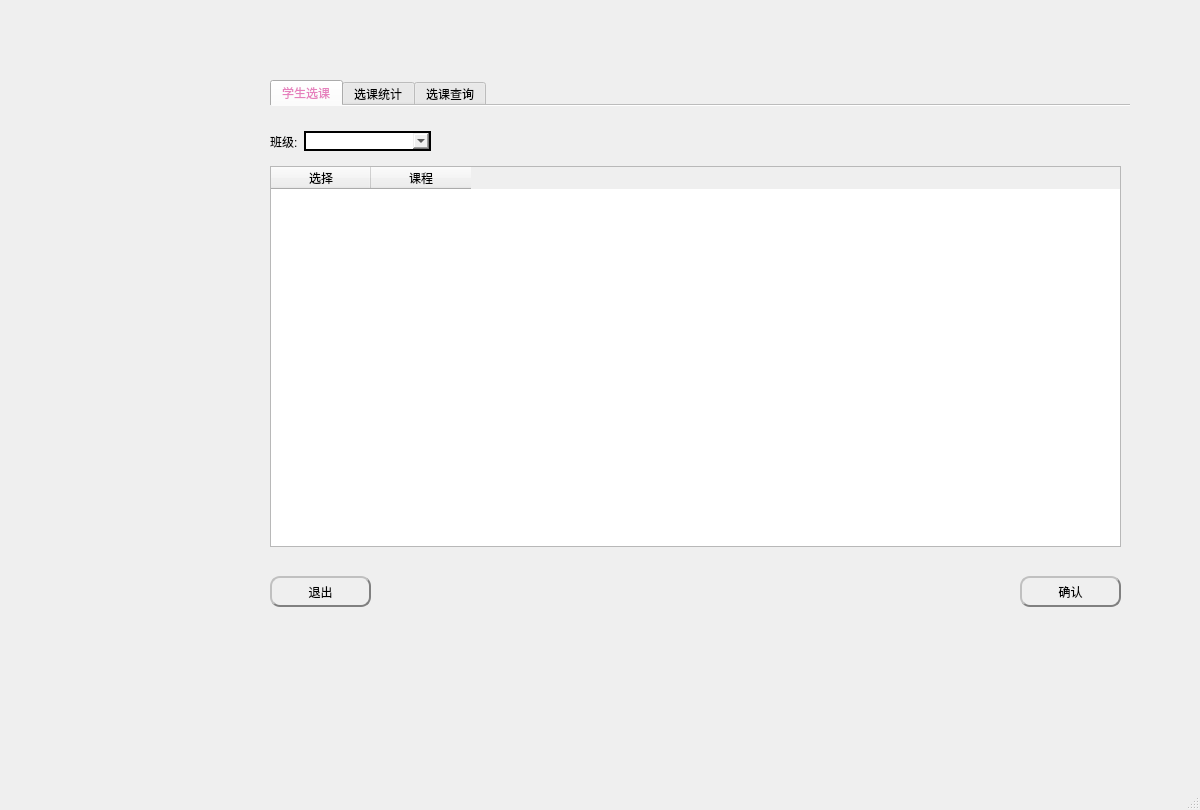
<?xml version="1.0" encoding="UTF-8"?>
<ui version="4.0">
 <class>MainWindow</class>
 <widget class="QMainWindow" name="MainWindow">
  <property name="windowModality">
   <enum>Qt::ApplicationModal</enum>
  </property>
  <property name="geometry">
   <rect>
    <x>0</x>
    <y>0</y>
    <width>1200</width>
    <height>810</height>
   </rect>
  </property>
  <property name="minimumSize">
   <size>
    <width>1200</width>
    <height>810</height>
   </size>
  </property>
  <property name="maximumSize">
   <size>
    <width>1200</width>
    <height>810</height>
   </size>
  </property>
  <property name="windowTitle">
   <string>学生选课系统</string>
  </property>
  <property name="windowIcon">
   <iconset resource="icons.qrc">
    <normaloff>:/1/icons/window_icon.png</normaloff>:/1/icons/window_icon.png</iconset>
  </property>
  <property name="styleSheet">
   <string notr="true">font: 10pt &quot;微软雅黑&quot;;</string>
  </property>
  <property name="unifiedTitleAndToolBarOnMac">
   <bool>false</bool>
  </property>
  <widget class="QWidget" name="centralwidget">
   <widget class="QTabWidget" name="tabWidget">
    <property name="geometry">
     <rect>
      <x>270</x>
      <y>80</y>
      <width>860</width>
      <height>560</height>
     </rect>
    </property>
    <property name="minimumSize">
     <size>
      <width>860</width>
      <height>560</height>
     </size>
    </property>
    <property name="maximumSize">
     <size>
      <width>860</width>
      <height>560</height>
     </size>
    </property>
    <property name="styleSheet">
     <string notr="true">QPushButton{border-radius: 10px;border: 2px groove gray;border-style: outset;}
QPushButton:hover{color: #66A3FF;background:qlineargradient(x1: 0, y1: 0, x2: 0, y2: 1,stop: 0 #fafafa, stop: 0.4 #f4f4f4,stop: 0.5 #e7e7e7, stop: 1.0 #fafafa);}
QPushButton:pressed{color: #E680BD;}
QTabBar::tab:hover{color: #66A3FF;background:qlineargradient(x1: 0, y1: 0, x2: 0, y2: 1,stop: 0 #fafafa, stop: 0.4 #f4f4f4,stop: 0.5 #e7e7e7, stop: 1.0 #fafafa);}
QTabBar::tab:selected{color: #E680BD;}
QComboBox{border:2px solid}
QComboBox::hover{ border:2px solid #E680BD;color: #66A3FF;}
QComboBox::pressed{color: #ca1028;}
</string>
    </property>
    <property name="currentIndex">
     <number>0</number>
    </property>
    <property name="documentMode">
     <bool>true</bool>
    </property>
    <widget class="QWidget" name="tab">
     <attribute name="icon">
      <iconset resource="icons.qrc">
       <normaloff>:/1/icons/select_lesson.png</normaloff>:/1/icons/select_lesson.png</iconset>
     </attribute>
     <attribute name="title">
      <string>学生选课</string>
     </attribute>
     <widget class="QPushButton" name="student_update_button">
      <property name="geometry">
       <rect>
        <x>750</x>
        <y>470</y>
        <width>101</width>
        <height>31</height>
       </rect>
      </property>
      <property name="text">
       <string>确认</string>
      </property>
      <property name="icon">
       <iconset resource="icons.qrc">
        <normaloff>:/1/icons/确认.png</normaloff>:/1/icons/确认.png</iconset>
      </property>
     </widget>
     <widget class="QPushButton" name="student_back">
      <property name="geometry">
       <rect>
        <x>0</x>
        <y>470</y>
        <width>101</width>
        <height>31</height>
       </rect>
      </property>
      <property name="text">
       <string>退出</string>
      </property>
      <property name="icon">
       <iconset resource="icons.qrc">
        <normaloff>:/1/icons/exit.png</normaloff>:/1/icons/exit.png</iconset>
      </property>
     </widget>
     <widget class="QTableWidget" name="student_setcourse_tableWidget">
      <property name="geometry">
       <rect>
        <x>0</x>
        <y>60</y>
        <width>851</width>
        <height>381</height>
       </rect>
      </property>
      <property name="styleSheet">
       <string notr="true"/>
      </property>
      <column>
       <property name="text">
        <string>选择</string>
       </property>
       <property name="icon">
        <iconset resource="icons.qrc">
         <normaloff>:/1/icons/选择.png</normaloff>:/1/icons/选择.png</iconset>
       </property>
      </column>
      <column>
       <property name="text">
        <string>课程</string>
       </property>
       <property name="icon">
        <iconset resource="icons.qrc">
         <normaloff>:/1/icons/课程.png</normaloff>:/1/icons/课程.png</iconset>
       </property>
      </column>
     </widget>
     <widget class="QWidget" name="layoutWidget">
      <property name="geometry">
       <rect>
        <x>0</x>
        <y>20</y>
        <width>161</width>
        <height>31</height>
       </rect>
      </property>
      <layout class="QHBoxLayout" name="horizontalLayout_2">
       <item>
        <widget class="QLabel" name="stu_set_class_label">
         <property name="sizePolicy">
          <sizepolicy hsizetype="Fixed" vsizetype="Preferred">
           <horstretch>0</horstretch>
           <verstretch>0</verstretch>
          </sizepolicy>
         </property>
         <property name="text">
          <string>班级:</string>
         </property>
        </widget>
       </item>
       <item>
        <widget class="QComboBox" name="stu_set_class_comboBox">
         <property name="currentIndex">
          <number>-1</number>
         </property>
         <item>
          <property name="text">
           <string>1班</string>
          </property>
         </item>
         <item>
          <property name="text">
           <string>2班</string>
          </property>
         </item>
         <item>
          <property name="text">
           <string>3班</string>
          </property>
         </item>
         <item>
          <property name="text">
           <string>4班</string>
          </property>
         </item>
        </widget>
       </item>
      </layout>
     </widget>
    </widget>
    <widget class="QWidget" name="tab_2">
     <attribute name="icon">
      <iconset resource="icons.qrc">
       <normaloff>:/1/icons/统计.png</normaloff>:/1/icons/统计.png</iconset>
     </attribute>
     <attribute name="title">
      <string>选课统计</string>
     </attribute>
     <widget class="QPushButton" name="update_information">
      <property name="geometry">
       <rect>
        <x>720</x>
        <y>30</y>
        <width>93</width>
        <height>28</height>
       </rect>
      </property>
      <property name="text">
       <string>更新</string>
      </property>
      <property name="icon">
       <iconset resource="icons.qrc">
        <normaloff>:/1/icons/更新.png</normaloff>:/1/icons/更新.png</iconset>
      </property>
     </widget>
     <widget class="QTableWidget" name="student_display_tableWidget">
      <property name="geometry">
       <rect>
        <x>0</x>
        <y>80</y>
        <width>851</width>
        <height>451</height>
       </rect>
      </property>
      <row>
       <property name="text">
        <string>1班</string>
       </property>
      </row>
      <row>
       <property name="text">
        <string>2班</string>
       </property>
      </row>
      <row>
       <property name="text">
        <string>3班</string>
       </property>
      </row>
      <row>
       <property name="text">
        <string>4班</string>
       </property>
      </row>
      <row>
       <property name="text">
        <string>总人数</string>
       </property>
      </row>
      <column>
       <property name="text">
        <string/>
       </property>
      </column>
     </widget>
    </widget>
    <widget class="QWidget" name="tab_3">
     <attribute name="icon">
      <iconset resource="icons.qrc">
       <normaloff>:/1/icons/查询.png</normaloff>:/1/icons/查询.png</iconset>
     </attribute>
     <attribute name="title">
      <string>选课查询</string>
     </attribute>
     <widget class="QPushButton" name="student_find_button">
      <property name="geometry">
       <rect>
        <x>370</x>
        <y>120</y>
        <width>101</width>
        <height>31</height>
       </rect>
      </property>
      <property name="text">
       <string>查询</string>
      </property>
      <property name="icon">
       <iconset resource="icons.qrc">
        <normaloff>:/1/icons/查询.png</normaloff>:/1/icons/查询.png</iconset>
      </property>
     </widget>
     <widget class="QTextBrowser" name="display_student_information">
      <property name="geometry">
       <rect>
        <x>270</x>
        <y>170</y>
        <width>291</width>
        <height>241</height>
       </rect>
      </property>
     </widget>
    </widget>
   </widget>
   <widget class="QLabel" name="label">
    <property name="geometry">
     <rect>
      <x>70</x>
      <y>70</y>
      <width>201</width>
      <height>231</height>
     </rect>
    </property>
    <property name="text">
     <string/>
    </property>
    <property name="pixmap">
     <pixmap resource="icons.qrc">:/1/icons/学生.png</pixmap>
    </property>
   </widget>
  </widget>
  <widget class="QMenuBar" name="menubar">
   <property name="geometry">
    <rect>
     <x>0</x>
     <y>0</y>
     <width>1200</width>
     <height>29</height>
    </rect>
   </property>
  </widget>
  <widget class="QStatusBar" name="statusbar"/>
 </widget>
 <tabstops>
  <tabstop>student_update_button</tabstop>
  <tabstop>student_back</tabstop>
  <tabstop>update_information</tabstop>
  <tabstop>student_find_button</tabstop>
  <tabstop>student_display_tableWidget</tabstop>
  <tabstop>display_student_information</tabstop>
 </tabstops>
 <resources>
  <include location="icons.qrc"/>
  <include location="images.qrc"/>
 </resources>
 <connections/>
</ui>
